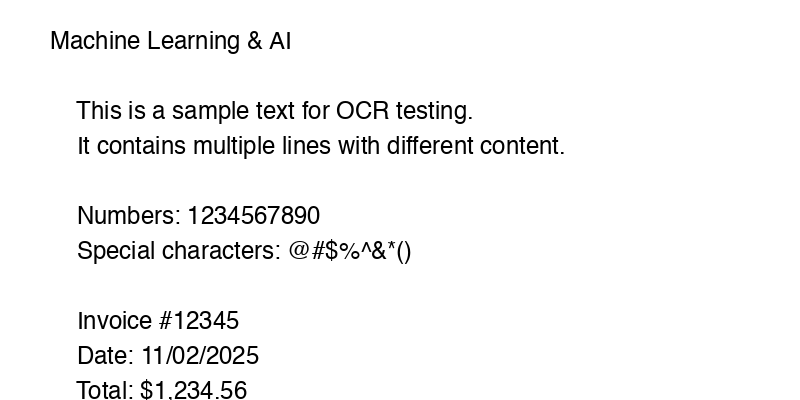
#> input picture HW2_tesseract_practice/sample_text.png, 800 x 400 px
$ python -i quick_start.py   (imports and definitions only)
#> lines starting #> are read from the running program, lines starting #| are printed output that depends on the picture; after the words box and inside, x2 and y2 are one past the last pixel; in counts of white or black regions, pixels touching at a corner belong together
"""
QUICK START: Tesseract OCR - Ready to Run!
===========================================

Just update the image_path and run this script to see OCR in action.

Author: Emma Wang
"""

import pytesseract
from PIL import Image, ImageEnhance
import cv2
import numpy as np
import os


# [40 lines left out: functions quick_ocr, better_ocr, not called in this run]


def best_ocr(image_path):
    """
    Best quality OCR with full preprocessing pipeline
    """
#> called with image_path = 'sample_text.png'
    print("\n3️⃣ BEST QUALITY OCR (Full preprocessing)")
    print("=" * 60)

    try:
        # Load
        img = cv2.imread(image_path)
#> img is the input picture: shape (400, 800, 3); min 0, max 255, mean 245.4

        # Convert to grayscale
        gray = cv2.cvtColor(img, cv2.COLOR_BGR2GRAY)

        # Denoise
        denoised = cv2.fastNlMeansDenoising(gray, None, 10, 7, 21)

        # Adaptive threshold
        thresh = cv2.adaptiveThreshold(
            denoised, 255,
            cv2.ADAPTIVE_THRESH_GAUSSIAN_C,
            cv2.THRESH_BINARY, 11, 2
        )
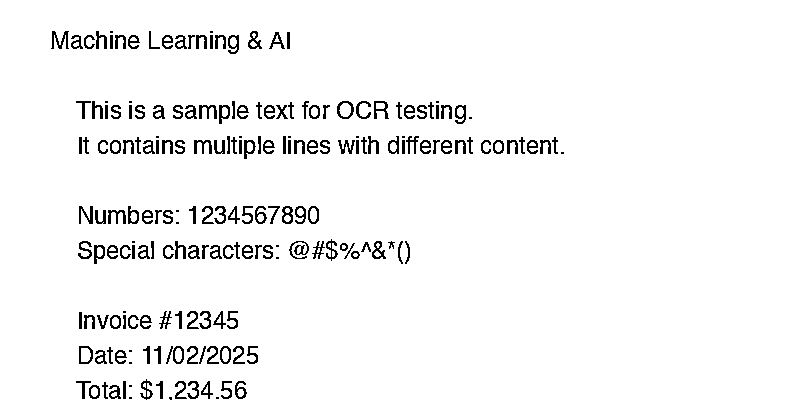
#> thresh: shape (400, 800); 95.8% white; black in thin lines or dots, all inside (x1, y1, x2, y2) = (51, 31, 564, 400)

        # OCR with optimal PSM
        config = '--psm 6'  # Single uniform block
        text = pytesseract.image_to_string(thresh, config=config)

        print("Extracted text:")
        print(text)
        print(f"\nTotal characters: {len(text)}")

        # Save preprocessed image for inspection
        cv2.imwrite('preprocessed_output.png', thresh)
        print("\n✅ Preprocessed image saved: preprocessed_output.png")

    except Exception as e:
        print(f"❌ Error: {e}")


# [153 lines left out: functions analyze_confidence, extract_invoice_data, main, not called in this run]


# [2 lines not run here, left out]


"""
===========================================
QUICK REFERENCE CARD
===========================================

PREPROCESSING STEPS:
1. Grayscale:       cv2.cvtColor(img, cv2.COLOR_BGR2GRAY)
2. Denoise:         cv2.fastNlMeansDenoising(img, None, 10, 7, 21)
3. Threshold:       cv2.adaptiveThreshold(img, 255, ADAPTIVE_THRESH_GAUSSIAN_C, THRESH_BINARY, 11, 2)

PSM MODES:
--psm 3:  Fully automatic (default)
--psm 4:  Single column
--psm 6:  Single uniform block (BEST for invoices)
--psm 7:  Single text line
--psm 11: Sparse text (signs, labels)

USAGE:
pytesseract.image_to_string(img, config='--psm 6')

LANGUAGES:
pytesseract.image_to_string(img, lang='eng')
pytesseract.image_to_string(img, lang='chi_sim')  # Chinese
pytesseract.image_to_string(img, lang='eng+chi_sim')  # Multiple

CONFIDENCE:
data = pytesseract.image_to_data(img, output_type=pytesseract.Output.DICT)
# data['conf'] contains confidence scores (0-100)

===========================================
"""

>>> result = best_ocr('sample_text.png')

$ run again, on HW2_tesseract_practice/bounding_boxes.png
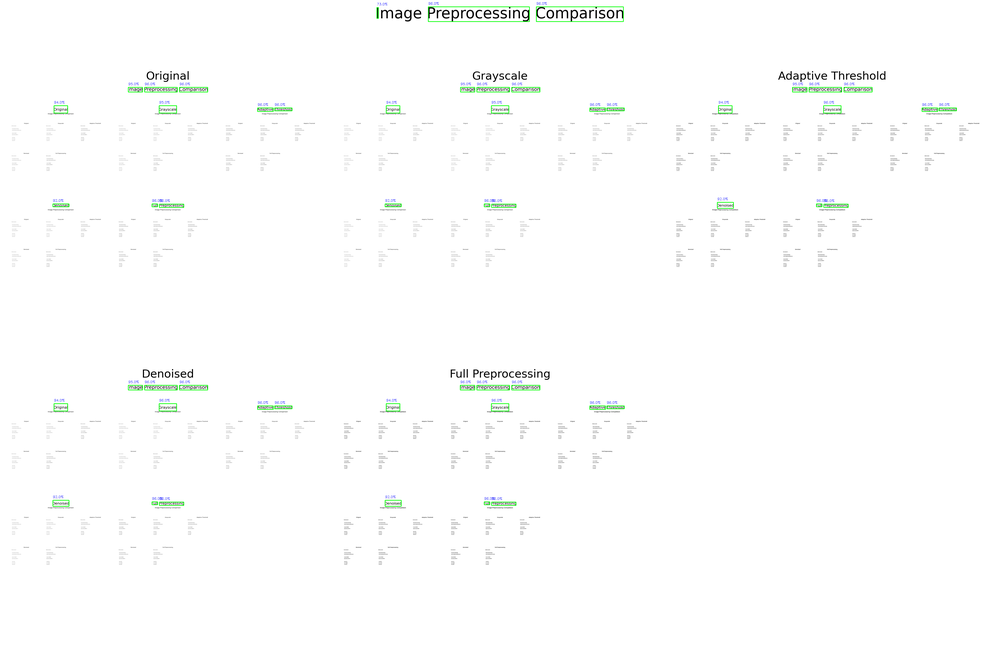
#> input picture HW2_tesseract_practice/bounding_boxes.png, 1000 x 661 px, shrunk from 4470 x 2955 before the run
#> in best_ocr, img is the input picture: shape (661, 1000, 3); mean B, G, R 252.7, 253.3, 252.6
#> in best_ocr, `thresh = cv2.adaptiveThreshold( denoised, 255, cv2.ADAPTIVE_THRESH_GAU..`:
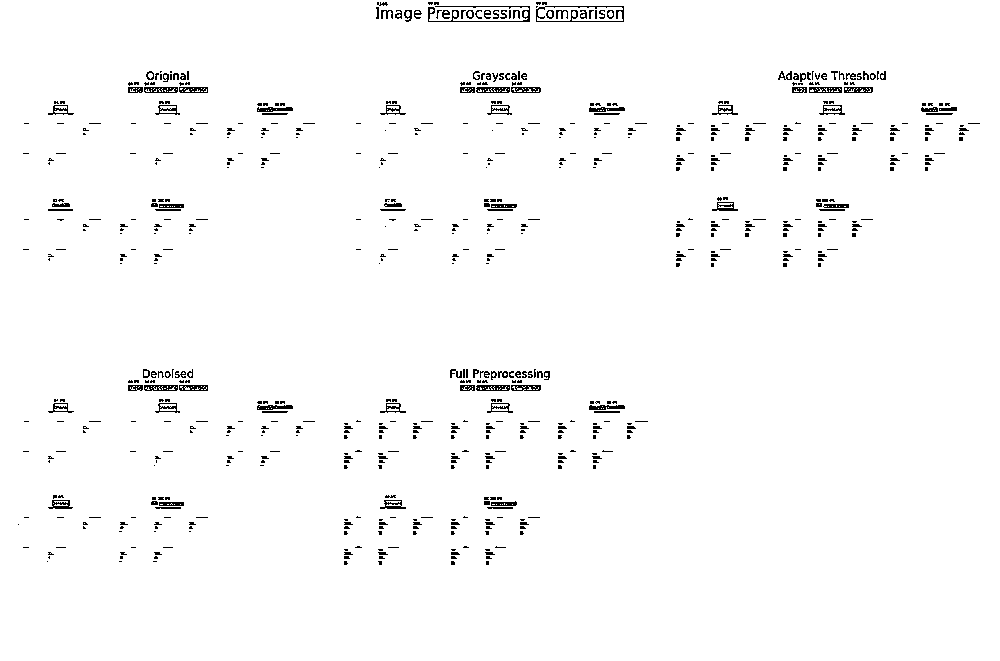
#> thresh: shape (661, 1000); 97.8% white; black in thin lines or dots, all inside (x1, y1, x2, y2) = (18, 2, 980, 565)
